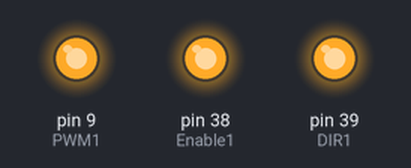
The sketch below on a simulated Arduino Mega 2560, built with avr-gcc and run on an emulated ATmega2560. Shown: output pins drawn as LEDs (lit = HIGH).

Above: at 0.15 s.
At 2.55 s:
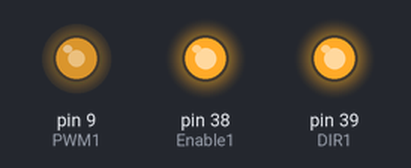
At 10.25 s:
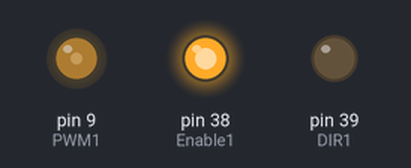
At 19.93 s:
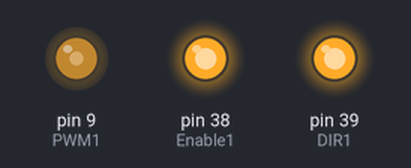
At 29.92 s:
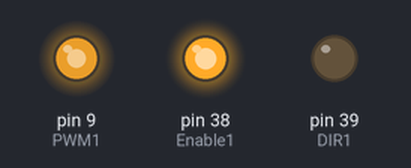
At 39.68 s:
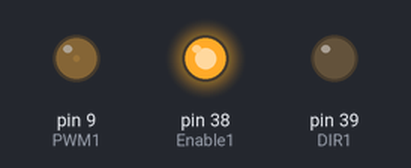
Timing chart, 0 to 40.0 s (numbered marks = the images above):
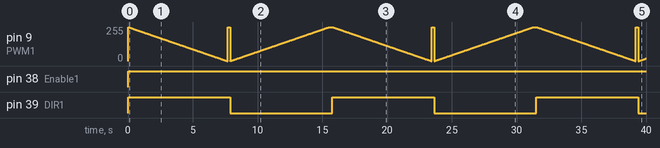

The sketch:

LAB_9_2_2_201812145_.ino
```cpp
//DC모터의 회전속도 조절
//모터 1
int Enable1 = 38;
int PWM1 = 9;
int DIR1 = 39;

void setup() {
  pinMode(Enable1, OUTPUT);
  digitalWrite(Enable1, LOW); // 모터 제어 불가능 상태
  pinMode(PWM1, OUTPUT);
  pinMode(DIR1, OUTPUT);
}

void loop() {
  digitalWrite(Enable1, HIGH); // 모터 제어 가능 상태
  digitalWrite(DIR1, HIGH); // 정방향 회전
  //정방향회전에서 모터 속도 서서히 증가(HIGH -> LOW ==> 255 -> 0 )
  //analogWrite사용 - PWM
  for(int i=255; i >= 0; i--){
    analogWrite(PWM1, i);
    delay(30);
  }
  digitalWrite(PWM1, HIGH); //모터 정지

  delay(200);

  //역방향회전에서 모터 속도 서서히 증가( LOW -> HIGH ==> 0 -> 255 )
  digitalWrite(DIR1, LOW); //역방향 회전
  for(int i=0; i<=255; i++){
    analogWrite(PWM1, i);
    delay(30);
  }
  digitalWrite(PWM1, HIGH); //모터 정지
  delay(200);

}
```

Measured:
- by itself, pin 38 (Enable1): LOW → HIGH at 0.00 s
- by itself, pin 39 (DIR1): alternates HIGH for 7.9 s and LOW for 7.9 s
